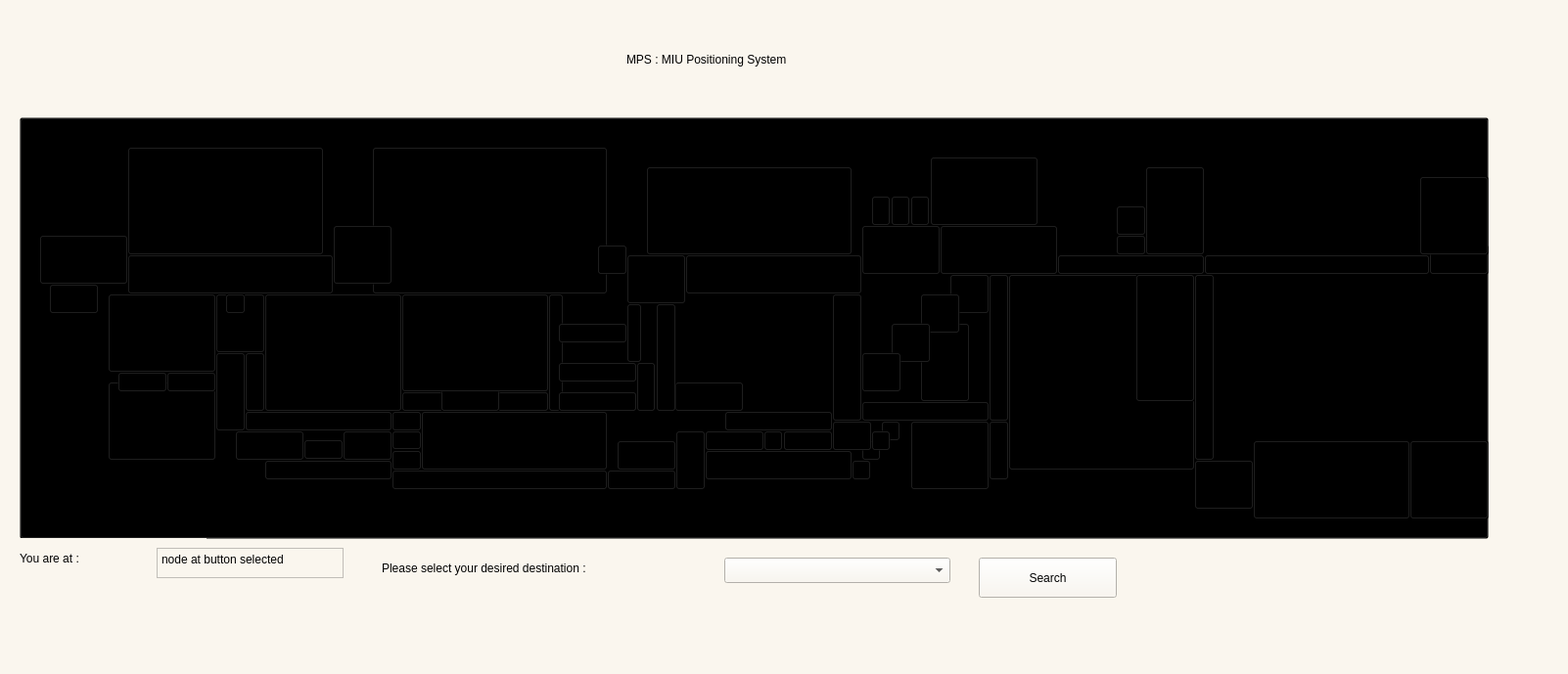
<?xml version="1.0" encoding="UTF-8"?>
<ui version="4.0">
 <class>MainMap</class>
 <widget class="QMainWindow" name="MainMap">
  <property name="geometry">
   <rect>
    <x>0</x>
    <y>0</y>
    <width>1602</width>
    <height>689</height>
   </rect>
  </property>
  <property name="sizePolicy">
   <sizepolicy hsizetype="Fixed" vsizetype="Fixed">
    <horstretch>0</horstretch>
    <verstretch>0</verstretch>
   </sizepolicy>
  </property>
  <property name="windowTitle">
   <string>MainMap</string>
  </property>
  <property name="windowIcon">
   <iconset>
    <normaloff>logo-miu.png</normaloff>logo-miu.png</iconset>
  </property>
  <property name="styleSheet">
   <string notr="true">background-color: rgb(250, 246, 238);</string>
  </property>
  <widget class="QWidget" name="centralwidget">
   <widget class="QPushButton" name="p1_9">
    <property name="geometry">
     <rect>
      <x>740</x>
      <y>420</y>
      <width>111</width>
      <height>21</height>
     </rect>
    </property>
    <property name="styleSheet">
     <string notr="true">QPushButton{background:transparent;}</string>
    </property>
    <property name="text">
     <string/>
    </property>
   </widget>
   <widget class="QPushButton" name="Cinnabon">
    <property name="geometry">
     <rect>
      <x>900</x>
      <y>430</y>
      <width>20</width>
      <height>21</height>
     </rect>
    </property>
    <property name="styleSheet">
     <string notr="true">QPushButton{background:transparent;}</string>
    </property>
    <property name="text">
     <string/>
    </property>
   </widget>
   <widget class="QPushButton" name="p1_0">
    <property name="geometry">
     <rect>
      <x>940</x>
      <y>330</y>
      <width>51</width>
      <height>81</height>
     </rect>
    </property>
    <property name="styleSheet">
     <string notr="true">QPushButton{background:transparent;}</string>
    </property>
    <property name="text">
     <string/>
    </property>
   </widget>
   <widget class="QPushButton" name="CoffeeBoy">
    <property name="geometry">
     <rect>
      <x>930</x>
      <y>200</y>
      <width>20</width>
      <height>31</height>
     </rect>
    </property>
    <property name="styleSheet">
     <string notr="true">QPushButton{background:transparent;}</string>
    </property>
    <property name="text">
     <string/>
    </property>
   </widget>
   <widget class="QPushButton" name="Exit">
    <property name="geometry">
     <rect>
      <x>1460</x>
      <y>250</y>
      <width>61</width>
      <height>31</height>
     </rect>
    </property>
    <property name="styleSheet">
     <string notr="true">QPushButton{background:transparent;}</string>
    </property>
    <property name="text">
     <string/>
    </property>
   </widget>
   <widget class="QPushButton" name="p5_0">
    <property name="geometry">
     <rect>
      <x>1140</x>
      <y>240</y>
      <width>31</width>
      <height>21</height>
     </rect>
    </property>
    <property name="styleSheet">
     <string notr="true">QPushButton{background:transparent;}</string>
    </property>
    <property name="text">
     <string/>
    </property>
   </widget>
   <widget class="QPushButton" name="Pharamacy">
    <property name="geometry">
     <rect>
      <x>660</x>
      <y>170</y>
      <width>211</width>
      <height>91</height>
     </rect>
    </property>
    <property name="styleSheet">
     <string notr="true">QPushButton{background:transparent;}</string>
    </property>
    <property name="text">
     <string/>
    </property>
   </widget>
   <widget class="QPushButton" name="OpposeMain">
    <property name="geometry">
     <rect>
      <x>1170</x>
      <y>170</y>
      <width>61</width>
      <height>91</height>
     </rect>
    </property>
    <property name="styleSheet">
     <string notr="true">QPushButton{background:transparent;}</string>
    </property>
    <property name="text">
     <string/>
    </property>
   </widget>
   <widget class="QPushButton" name="Shabrawy">
    <property name="geometry">
     <rect>
      <x>890</x>
      <y>200</y>
      <width>20</width>
      <height>31</height>
     </rect>
    </property>
    <property name="styleSheet">
     <string notr="true">QPushButton{background:transparent;}</string>
    </property>
    <property name="text">
     <string/>
    </property>
   </widget>
   <widget class="QPushButton" name="N_">
    <property name="geometry">
     <rect>
      <x>430</x>
      <y>420</y>
      <width>191</width>
      <height>61</height>
     </rect>
    </property>
    <property name="styleSheet">
     <string notr="true">QPushButton{background:transparent;}</string>
    </property>
    <property name="text">
     <string/>
    </property>
   </widget>
   <widget class="QPushButton" name="p3_0">
    <property name="geometry">
     <rect>
      <x>650</x>
      <y>370</y>
      <width>20</width>
      <height>51</height>
     </rect>
    </property>
    <property name="styleSheet">
     <string notr="true">QPushButton{background:transparent;}</string>
    </property>
    <property name="text">
     <string/>
    </property>
   </widget>
   <widget class="QPushButton" name="K_">
    <property name="geometry">
     <rect>
      <x>950</x>
      <y>160</y>
      <width>111</width>
      <height>71</height>
     </rect>
    </property>
    <property name="styleSheet">
     <string notr="true">QPushButton{background:transparent;}</string>
    </property>
    <property name="text">
     <string/>
    </property>
   </widget>
   <widget class="QPushButton" name="Entry">
    <property name="geometry">
     <rect>
      <x>1450</x>
      <y>180</y>
      <width>71</width>
      <height>81</height>
     </rect>
    </property>
    <property name="styleSheet">
     <string notr="true">QPushButton{background:transparent;}</string>
    </property>
    <property name="text">
     <string/>
    </property>
   </widget>
   <widget class="QPushButton" name="Booth">
    <property name="geometry">
     <rect>
      <x>880</x>
      <y>450</y>
      <width>20</width>
      <height>21</height>
     </rect>
    </property>
    <property name="styleSheet">
     <string notr="true">QPushButton{background:transparent;}</string>
    </property>
    <property name="text">
     <string/>
    </property>
   </widget>
   <widget class="QPushButton" name="p2_4">
    <property name="geometry">
     <rect>
      <x>689</x>
      <y>390</y>
      <width>71</width>
      <height>31</height>
     </rect>
    </property>
    <property name="styleSheet">
     <string notr="true">QPushButton{background:transparent;}</string>
    </property>
    <property name="text">
     <string/>
    </property>
   </widget>
   <widget class="QPushButton" name="p9">
    <property name="geometry">
     <rect>
      <x>1010</x>
      <y>430</y>
      <width>21</width>
      <height>61</height>
     </rect>
    </property>
    <property name="styleSheet">
     <string notr="true">QPushButton{background:transparent;}</string>
    </property>
    <property name="text">
     <string/>
    </property>
   </widget>
   <widget class="QPushButton" name="Main">
    <property name="geometry">
     <rect>
      <x>1030</x>
      <y>280</y>
      <width>191</width>
      <height>201</height>
     </rect>
    </property>
    <property name="styleSheet">
     <string notr="true">QPushButton{background:transparent;}</string>
    </property>
    <property name="text">
     <string/>
    </property>
   </widget>
   <widget class="QPushButton" name="sideMain">
    <property name="geometry">
     <rect>
      <x>930</x>
      <y>430</y>
      <width>81</width>
      <height>71</height>
     </rect>
    </property>
    <property name="styleSheet">
     <string notr="true">QPushButton{background:transparent;}</string>
    </property>
    <property name="text">
     <string/>
    </property>
   </widget>
   <widget class="QPushButton" name="TBS">
    <property name="geometry">
     <rect>
      <x>890</x>
      <y>440</y>
      <width>20</width>
      <height>21</height>
     </rect>
    </property>
    <property name="styleSheet">
     <string notr="true">QPushButton{background:transparent;}</string>
    </property>
    <property name="text">
     <string/>
    </property>
   </widget>
   <widget class="QPushButton" name="p1_5">
    <property name="geometry">
     <rect>
      <x>880</x>
      <y>410</y>
      <width>131</width>
      <height>21</height>
     </rect>
    </property>
    <property name="styleSheet">
     <string notr="true">QPushButton{background:transparent;}</string>
    </property>
    <property name="text">
     <string/>
    </property>
   </widget>
   <widget class="QPushButton" name="StaffEntry">
    <property name="geometry">
     <rect>
      <x>1440</x>
      <y>450</y>
      <width>81</width>
      <height>81</height>
     </rect>
    </property>
    <property name="styleSheet">
     <string notr="true">QPushButton{background:transparent;}</string>
    </property>
    <property name="text">
     <string/>
    </property>
   </widget>
   <widget class="QPushButton" name="p1_8">
    <property name="geometry">
     <rect>
      <x>640</x>
      <y>260</y>
      <width>61</width>
      <height>51</height>
     </rect>
    </property>
    <property name="styleSheet">
     <string notr="true">QPushButton{background:transparent;}</string>
    </property>
    <property name="text">
     <string/>
    </property>
   </widget>
   <widget class="QPushButton" name="R2GO">
    <property name="geometry">
     <rect>
      <x>1140</x>
      <y>210</y>
      <width>31</width>
      <height>31</height>
     </rect>
    </property>
    <property name="styleSheet">
     <string notr="true">QPushButton{background:transparent;}</string>
    </property>
    <property name="text">
     <string/>
    </property>
   </widget>
   <widget class="QPushButton" name="Reception">
    <property name="geometry">
     <rect>
      <x>1160</x>
      <y>280</y>
      <width>61</width>
      <height>131</height>
     </rect>
    </property>
    <property name="styleSheet">
     <string notr="true">QPushButton{background:transparent;}</string>
    </property>
    <property name="text">
     <string/>
    </property>
   </widget>
   <widget class="QPushButton" name="Manousha">
    <property name="geometry">
     <rect>
      <x>910</x>
      <y>200</y>
      <width>20</width>
      <height>31</height>
     </rect>
    </property>
    <property name="styleSheet">
     <string notr="true">QPushButton{background:transparent;}</string>
    </property>
    <property name="text">
     <string/>
    </property>
   </widget>
   <widget class="QPushButton" name="Mosque">
    <property name="geometry">
     <rect>
      <x>630</x>
      <y>450</y>
      <width>61</width>
      <height>31</height>
     </rect>
    </property>
    <property name="styleSheet">
     <string notr="true">QPushButton{background:transparent;}</string>
    </property>
    <property name="text">
     <string/>
    </property>
   </widget>
   <widget class="QPushButton" name="Faraghly">
    <property name="geometry">
     <rect>
      <x>870</x>
      <y>470</y>
      <width>20</width>
      <height>21</height>
     </rect>
    </property>
    <property name="styleSheet">
     <string notr="true">QPushButton{background:transparent;}</string>
    </property>
    <property name="text">
     <string/>
    </property>
   </widget>
   <widget class="QPushButton" name="p1_1">
    <property name="geometry">
     <rect>
      <x>970</x>
      <y>280</y>
      <width>41</width>
      <height>41</height>
     </rect>
    </property>
    <property name="styleSheet">
     <string notr="true">QPushButton{background:transparent;}</string>
    </property>
    <property name="text">
     <string/>
    </property>
   </widget>
   <widget class="QPushButton" name="p3_5">
    <property name="geometry">
     <rect>
      <x>560</x>
      <y>300</y>
      <width>16</width>
      <height>121</height>
     </rect>
    </property>
    <property name="styleSheet">
     <string notr="true">QPushButton{background:transparent;}</string>
    </property>
    <property name="text">
     <string/>
    </property>
   </widget>
   <widget class="QPushButton" name="S_">
    <property name="geometry">
     <rect>
      <x>380</x>
      <y>150</y>
      <width>241</width>
      <height>151</height>
     </rect>
    </property>
    <property name="styleSheet">
     <string notr="true">QPushButton{background:transparent;}</string>
    </property>
    <property name="text">
     <string/>
    </property>
   </widget>
   <widget class="QPushButton" name="MiniMarket">
    <property name="geometry">
     <rect>
      <x>610</x>
      <y>250</y>
      <width>31</width>
      <height>31</height>
     </rect>
    </property>
    <property name="styleSheet">
     <string notr="true">QPushButton{background:transparent;}</string>
    </property>
    <property name="text">
     <string/>
    </property>
   </widget>
   <widget class="QPushButton" name="p3_4">
    <property name="geometry">
     <rect>
      <x>570</x>
      <y>400</y>
      <width>81</width>
      <height>21</height>
     </rect>
    </property>
    <property name="styleSheet">
     <string notr="true">QPushButton{background:transparent;}</string>
    </property>
    <property name="text">
     <string/>
    </property>
   </widget>
   <widget class="QPushButton" name="p3_7">
    <property name="geometry">
     <rect>
      <x>410</x>
      <y>400</y>
      <width>151</width>
      <height>21</height>
     </rect>
    </property>
    <property name="styleSheet">
     <string notr="true">QPushButton{background:transparent;}</string>
    </property>
    <property name="text">
     <string/>
    </property>
   </widget>
   <widget class="QPushButton" name="p3_6">
    <property name="geometry">
     <rect>
      <x>410</x>
      <y>300</y>
      <width>151</width>
      <height>101</height>
     </rect>
    </property>
    <property name="styleSheet">
     <string notr="true">QPushButton{background:transparent;}</string>
    </property>
    <property name="text">
     <string/>
    </property>
   </widget>
   <widget class="QPushButton" name="p3_2">
    <property name="geometry">
     <rect>
      <x>570</x>
      <y>330</y>
      <width>71</width>
      <height>21</height>
     </rect>
    </property>
    <property name="styleSheet">
     <string notr="true">QPushButton{background:transparent;}</string>
    </property>
    <property name="text">
     <string/>
    </property>
   </widget>
   <widget class="QPushButton" name="p3_3">
    <property name="geometry">
     <rect>
      <x>570</x>
      <y>370</y>
      <width>81</width>
      <height>21</height>
     </rect>
    </property>
    <property name="styleSheet">
     <string notr="true">QPushButton{background:transparent;}</string>
    </property>
    <property name="text">
     <string/>
    </property>
   </widget>
   <widget class="QPushButton" name="SideS">
    <property name="geometry">
     <rect>
      <x>340</x>
      <y>230</y>
      <width>61</width>
      <height>61</height>
     </rect>
    </property>
    <property name="styleSheet">
     <string notr="true">QPushButton{background:transparent;}</string>
    </property>
    <property name="text">
     <string/>
    </property>
   </widget>
   <widget class="QPushButton" name="R_">
    <property name="geometry">
     <rect>
      <x>130</x>
      <y>150</y>
      <width>201</width>
      <height>111</height>
     </rect>
    </property>
    <property name="styleSheet">
     <string notr="true">QPushButton{background:transparent;}</string>
    </property>
    <property name="text">
     <string/>
    </property>
   </widget>
   <widget class="QPushButton" name="BatatesandZalabya">
    <property name="geometry">
     <rect>
      <x>400</x>
      <y>440</y>
      <width>31</width>
      <height>20</height>
     </rect>
    </property>
    <property name="styleSheet">
     <string notr="true">QPushButton{background:transparent;}</string>
    </property>
    <property name="text">
     <string/>
    </property>
   </widget>
   <widget class="QPushButton" name="Sbarro">
    <property name="geometry">
     <rect>
      <x>310</x>
      <y>449</y>
      <width>41</width>
      <height>21</height>
     </rect>
    </property>
    <property name="styleSheet">
     <string notr="true">QPushButton{background:transparent;}</string>
    </property>
    <property name="text">
     <string/>
    </property>
   </widget>
   <widget class="QPushButton" name="FootballField">
    <property name="geometry">
     <rect>
      <x>110</x>
      <y>300</y>
      <width>111</width>
      <height>81</height>
     </rect>
    </property>
    <property name="styleSheet">
     <string notr="true">QPushButton{background:transparent;}</string>
    </property>
    <property name="text">
     <string/>
    </property>
   </widget>
   <widget class="QPushButton" name="BasketBallCourt">
    <property name="geometry">
     <rect>
      <x>110</x>
      <y>390</y>
      <width>111</width>
      <height>81</height>
     </rect>
    </property>
    <property name="styleSheet">
     <string notr="true">QPushButton{background:transparent;}</string>
    </property>
    <property name="text">
     <string/>
    </property>
   </widget>
   <widget class="QPushButton" name="Clinic">
    <property name="geometry">
     <rect>
      <x>50</x>
      <y>290</y>
      <width>51</width>
      <height>31</height>
     </rect>
    </property>
    <property name="styleSheet">
     <string notr="true">QPushButton{background:transparent;}</string>
    </property>
    <property name="text">
     <string/>
    </property>
   </widget>
   <widget class="QPushButton" name="p3_8">
    <property name="geometry">
     <rect>
      <x>270</x>
      <y>300</y>
      <width>141</width>
      <height>121</height>
     </rect>
    </property>
    <property name="styleSheet">
     <string notr="true">QPushButton{background:transparent;}</string>
    </property>
    <property name="text">
     <string/>
    </property>
   </widget>
   <widget class="QPushButton" name="p3_9">
    <property name="geometry">
     <rect>
      <x>400</x>
      <y>420</y>
      <width>31</width>
      <height>21</height>
     </rect>
    </property>
    <property name="styleSheet">
     <string notr="true">QPushButton{background:transparent;}</string>
    </property>
    <property name="text">
     <string/>
    </property>
   </widget>
   <widget class="QPushButton" name="p4_4">
    <property name="geometry">
     <rect>
      <x>170</x>
      <y>380</y>
      <width>51</width>
      <height>21</height>
     </rect>
    </property>
    <property name="styleSheet">
     <string notr="true">QPushButton{background:transparent;}</string>
    </property>
    <property name="text">
     <string/>
    </property>
   </widget>
   <widget class="QPushButton" name="p4_5">
    <property name="geometry">
     <rect>
      <x>120</x>
      <y>380</y>
      <width>51</width>
      <height>21</height>
     </rect>
    </property>
    <property name="styleSheet">
     <string notr="true">QPushButton{background:transparent;}</string>
    </property>
    <property name="text">
     <string/>
    </property>
   </widget>
   <widget class="QPushButton" name="p4_1">
    <property name="geometry">
     <rect>
      <x>350</x>
      <y>440</y>
      <width>51</width>
      <height>31</height>
     </rect>
    </property>
    <property name="styleSheet">
     <string notr="true">QPushButton{background:transparent;}</string>
    </property>
    <property name="text">
     <string/>
    </property>
   </widget>
   <widget class="QPushButton" name="p2_8">
    <property name="geometry">
     <rect>
      <x>400</x>
      <y>460</y>
      <width>31</width>
      <height>21</height>
     </rect>
    </property>
    <property name="styleSheet">
     <string notr="true">QPushButton{background:transparent;}</string>
    </property>
    <property name="text">
     <string/>
    </property>
   </widget>
   <widget class="QPushButton" name="p2_7">
    <property name="geometry">
     <rect>
      <x>270</x>
      <y>470</y>
      <width>131</width>
      <height>21</height>
     </rect>
    </property>
    <property name="styleSheet">
     <string notr="true">QPushButton{background:transparent;}</string>
    </property>
    <property name="text">
     <string/>
    </property>
   </widget>
   <widget class="QPushButton" name="p3_1">
    <property name="geometry">
     <rect>
      <x>640</x>
      <y>310</y>
      <width>16</width>
      <height>61</height>
     </rect>
    </property>
    <property name="styleSheet">
     <string notr="true">QPushButton{background:transparent;}</string>
    </property>
    <property name="text">
     <string/>
    </property>
   </widget>
   <widget class="QPushButton" name="LaFraise">
    <property name="geometry">
     <rect>
      <x>780</x>
      <y>440</y>
      <width>20</width>
      <height>21</height>
     </rect>
    </property>
    <property name="styleSheet">
     <string notr="true">QPushButton{background:transparent;}</string>
    </property>
    <property name="text">
     <string/>
    </property>
   </widget>
   <widget class="QPushButton" name="p1">
    <property name="geometry">
     <rect>
      <x>1230</x>
      <y>260</y>
      <width>231</width>
      <height>21</height>
     </rect>
    </property>
    <property name="styleSheet">
     <string notr="true">QPushButton{background:transparent;}</string>
    </property>
    <property name="text">
     <string/>
    </property>
   </widget>
   <widget class="QPushButton" name="p2">
    <property name="geometry">
     <rect>
      <x>1280</x>
      <y>450</y>
      <width>161</width>
      <height>81</height>
     </rect>
    </property>
    <property name="styleSheet">
     <string notr="true">QPushButton{background:transparent;}</string>
    </property>
    <property name="text">
     <string/>
    </property>
   </widget>
   <widget class="QPushButton" name="p5">
    <property name="geometry">
     <rect>
      <x>1080</x>
      <y>260</y>
      <width>151</width>
      <height>21</height>
     </rect>
    </property>
    <property name="styleSheet">
     <string notr="true">QPushButton{background:transparent;}</string>
    </property>
    <property name="text">
     <string/>
    </property>
   </widget>
   <widget class="QPushButton" name="p6">
    <property name="geometry">
     <rect>
      <x>960</x>
      <y>230</y>
      <width>121</width>
      <height>51</height>
     </rect>
    </property>
    <property name="styleSheet">
     <string notr="true">QPushButton{background:transparent;}</string>
    </property>
    <property name="text">
     <string/>
    </property>
   </widget>
   <widget class="QPushButton" name="p4">
    <property name="geometry">
     <rect>
      <x>1220</x>
      <y>280</y>
      <width>21</width>
      <height>191</height>
     </rect>
    </property>
    <property name="styleSheet">
     <string notr="true">QPushButton{background:transparent;}</string>
    </property>
    <property name="text">
     <string/>
    </property>
   </widget>
   <widget class="QPushButton" name="p7">
    <property name="geometry">
     <rect>
      <x>880</x>
      <y>230</y>
      <width>81</width>
      <height>51</height>
     </rect>
    </property>
    <property name="styleSheet">
     <string notr="true">QPushButton{background:transparent;}</string>
    </property>
    <property name="text">
     <string/>
    </property>
   </widget>
   <widget class="QPushButton" name="p8">
    <property name="geometry">
     <rect>
      <x>1010</x>
      <y>280</y>
      <width>21</width>
      <height>151</height>
     </rect>
    </property>
    <property name="styleSheet">
     <string notr="true">QPushButton{background:transparent;}</string>
    </property>
    <property name="text">
     <string/>
    </property>
   </widget>
   <widget class="QPushButton" name="p1_2">
    <property name="geometry">
     <rect>
      <x>940</x>
      <y>300</y>
      <width>41</width>
      <height>41</height>
     </rect>
    </property>
    <property name="styleSheet">
     <string notr="true">QPushButton{background:transparent;}</string>
    </property>
    <property name="text">
     <string/>
    </property>
   </widget>
   <widget class="QPushButton" name="p1_3">
    <property name="geometry">
     <rect>
      <x>910</x>
      <y>330</y>
      <width>41</width>
      <height>41</height>
     </rect>
    </property>
    <property name="styleSheet">
     <string notr="true">QPushButton{background:transparent;}</string>
    </property>
    <property name="text">
     <string/>
    </property>
   </widget>
   <widget class="QPushButton" name="p1_4">
    <property name="geometry">
     <rect>
      <x>880</x>
      <y>360</y>
      <width>41</width>
      <height>41</height>
     </rect>
    </property>
    <property name="styleSheet">
     <string notr="true">QPushButton{background:transparent;}</string>
    </property>
    <property name="text">
     <string/>
    </property>
   </widget>
   <widget class="QPushButton" name="p1_6">
    <property name="geometry">
     <rect>
      <x>850</x>
      <y>300</y>
      <width>31</width>
      <height>131</height>
     </rect>
    </property>
    <property name="styleSheet">
     <string notr="true">QPushButton{background:transparent;}</string>
    </property>
    <property name="text">
     <string/>
    </property>
   </widget>
   <widget class="QPushButton" name="p1_7">
    <property name="geometry">
     <rect>
      <x>700</x>
      <y>260</y>
      <width>181</width>
      <height>41</height>
     </rect>
    </property>
    <property name="styleSheet">
     <string notr="true">QPushButton{background:transparent;}</string>
    </property>
    <property name="text">
     <string/>
    </property>
   </widget>
   <widget class="QPushButton" name="p3">
    <property name="geometry">
     <rect>
      <x>1220</x>
      <y>470</y>
      <width>61</width>
      <height>51</height>
     </rect>
    </property>
    <property name="styleSheet">
     <string notr="true">QPushButton{background:transparent;}</string>
    </property>
    <property name="text">
     <string/>
    </property>
   </widget>
   <widget class="QPushButton" name="p2_0">
    <property name="geometry">
     <rect>
      <x>850</x>
      <y>430</y>
      <width>41</width>
      <height>31</height>
     </rect>
    </property>
    <property name="styleSheet">
     <string notr="true">QPushButton{background:transparent;}</string>
    </property>
    <property name="text">
     <string/>
    </property>
   </widget>
   <widget class="QPushButton" name="p2_1">
    <property name="geometry">
     <rect>
      <x>720</x>
      <y>460</y>
      <width>151</width>
      <height>31</height>
     </rect>
    </property>
    <property name="styleSheet">
     <string notr="true">QPushButton{background:transparent;}</string>
    </property>
    <property name="text">
     <string/>
    </property>
   </widget>
   <widget class="QPushButton" name="p2_2">
    <property name="geometry">
     <rect>
      <x>720</x>
      <y>440</y>
      <width>61</width>
      <height>21</height>
     </rect>
    </property>
    <property name="styleSheet">
     <string notr="true">QPushButton{background:transparent;}</string>
    </property>
    <property name="text">
     <string/>
    </property>
   </widget>
   <widget class="QPushButton" name="p2_3">
    <property name="geometry">
     <rect>
      <x>690</x>
      <y>440</y>
      <width>31</width>
      <height>61</height>
     </rect>
    </property>
    <property name="styleSheet">
     <string notr="true">QPushButton{background:transparent;}</string>
    </property>
    <property name="text">
     <string/>
    </property>
   </widget>
   <widget class="QPushButton" name="p2_6">
    <property name="geometry">
     <rect>
      <x>400</x>
      <y>480</y>
      <width>221</width>
      <height>21</height>
     </rect>
    </property>
    <property name="styleSheet">
     <string notr="true">QPushButton{background:transparent;}</string>
    </property>
    <property name="text">
     <string/>
    </property>
   </widget>
   <widget class="QPushButton" name="p2_5">
    <property name="geometry">
     <rect>
      <x>620</x>
      <y>480</y>
      <width>71</width>
      <height>21</height>
     </rect>
    </property>
    <property name="styleSheet">
     <string notr="true">QPushButton{background:transparent;}</string>
    </property>
    <property name="text">
     <string/>
    </property>
   </widget>
   <widget class="QPushButton" name="p2_9">
    <property name="geometry">
     <rect>
      <x>670</x>
      <y>310</y>
      <width>21</width>
      <height>111</height>
     </rect>
    </property>
    <property name="styleSheet">
     <string notr="true">QPushButton{background:transparent;}</string>
    </property>
    <property name="text">
     <string/>
    </property>
   </widget>
   <widget class="QPushButton" name="p4_0">
    <property name="geometry">
     <rect>
      <x>250</x>
      <y>420</y>
      <width>151</width>
      <height>21</height>
     </rect>
    </property>
    <property name="styleSheet">
     <string notr="true">QPushButton{background:transparent;}</string>
    </property>
    <property name="text">
     <string/>
    </property>
   </widget>
   <widget class="QPushButton" name="p4_2">
    <property name="geometry">
     <rect>
      <x>240</x>
      <y>440</y>
      <width>71</width>
      <height>31</height>
     </rect>
    </property>
    <property name="styleSheet">
     <string notr="true">QPushButton{background:transparent;}</string>
    </property>
    <property name="text">
     <string/>
    </property>
   </widget>
   <widget class="QPushButton" name="p4_3">
    <property name="geometry">
     <rect>
      <x>220</x>
      <y>360</y>
      <width>31</width>
      <height>81</height>
     </rect>
    </property>
    <property name="styleSheet">
     <string notr="true">QPushButton{background:transparent;}</string>
    </property>
    <property name="text">
     <string/>
    </property>
   </widget>
   <widget class="QPushButton" name="p4_6">
    <property name="geometry">
     <rect>
      <x>220</x>
      <y>300</y>
      <width>51</width>
      <height>61</height>
     </rect>
    </property>
    <property name="styleSheet">
     <string notr="true">QPushButton{background:transparent;}</string>
    </property>
    <property name="text">
     <string/>
    </property>
   </widget>
   <widget class="QPushButton" name="p4_7">
    <property name="geometry">
     <rect>
      <x>250</x>
      <y>360</y>
      <width>21</width>
      <height>61</height>
     </rect>
    </property>
    <property name="styleSheet">
     <string notr="true">QPushButton{background:transparent;}</string>
    </property>
    <property name="text">
     <string/>
    </property>
   </widget>
   <widget class="QPushButton" name="p4_8">
    <property name="geometry">
     <rect>
      <x>130</x>
      <y>260</y>
      <width>211</width>
      <height>41</height>
     </rect>
    </property>
    <property name="styleSheet">
     <string notr="true">QPushButton{background:transparent;}</string>
    </property>
    <property name="text">
     <string/>
    </property>
   </widget>
   <widget class="QPushButton" name="p4_9">
    <property name="geometry">
     <rect>
      <x>40</x>
      <y>240</y>
      <width>91</width>
      <height>51</height>
     </rect>
    </property>
    <property name="styleSheet">
     <string notr="true">QPushButton{background:transparent;}</string>
    </property>
    <property name="text">
     <string/>
    </property>
   </widget>
   <widget class="QPushButton" name="p5_1">
    <property name="geometry">
     <rect>
      <x>800</x>
      <y>440</y>
      <width>51</width>
      <height>21</height>
     </rect>
    </property>
    <property name="styleSheet">
     <string notr="true">QPushButton{background:transparent;}</string>
    </property>
    <property name="text">
     <string/>
    </property>
   </widget>
   <widget class="QLabel" name="label">
    <property name="geometry">
     <rect>
      <x>640</x>
      <y>40</y>
      <width>361</width>
      <height>41</height>
     </rect>
    </property>
    <property name="styleSheet">
     <string notr="true">font: 18pt &quot;Agency FB&quot;;
color: rgb(0, 0, 0);
background-color: rgb(250, 246, 238);</string>
    </property>
    <property name="text">
     <string>MPS : MIU Positioning System</string>
    </property>
   </widget>
   <widget class="QLabel" name="label_2">
    <property name="geometry">
     <rect>
      <x>20</x>
      <y>550</y>
      <width>191</width>
      <height>41</height>
     </rect>
    </property>
    <property name="styleSheet">
     <string notr="true">font: 18pt &quot;Agency FB&quot;;</string>
    </property>
    <property name="text">
     <string>You are at :</string>
    </property>
    <property name="scaledContents">
     <bool>true</bool>
    </property>
   </widget>
   <widget class="QPlainTextEdit" name="START">
    <property name="geometry">
     <rect>
      <x>160</x>
      <y>560</y>
      <width>191</width>
      <height>31</height>
     </rect>
    </property>
    <property name="styleSheet">
     <string notr="true">font: italic 11pt &quot;Bell MT&quot;;</string>
    </property>
    <property name="readOnly">
     <bool>false</bool>
    </property>
    <property name="plainText">
     <string>node at button selected</string>
    </property>
    <property name="overwriteMode">
     <bool>false</bool>
    </property>
   </widget>
   <widget class="QLabel" name="label_3">
    <property name="geometry">
     <rect>
      <x>390</x>
      <y>560</y>
      <width>361</width>
      <height>41</height>
     </rect>
    </property>
    <property name="styleSheet">
     <string notr="true">font: 18pt &quot;Agency FB&quot;;</string>
    </property>
    <property name="text">
     <string>Please select your desired destination :</string>
    </property>
   </widget>
   <widget class="QLabel" name="label_4">
    <property name="geometry">
     <rect>
      <x>1160</x>
      <y>580</y>
      <width>431</width>
      <height>61</height>
     </rect>
    </property>
    <property name="styleSheet">
     <string notr="true">font: 18pt &quot;Agency FB&quot;;</string>
    </property>
    <property name="text">
     <string/>
    </property>
    <property name="textFormat">
     <enum>Qt::PlainText</enum>
    </property>
   </widget>
   <widget class="QPushButton" name="Gyro">
    <property name="geometry">
     <rect>
      <x>230</x>
      <y>300</y>
      <width>21</width>
      <height>21</height>
     </rect>
    </property>
    <property name="styleSheet">
     <string notr="true">QPushButton{background:transparent;}</string>
    </property>
    <property name="text">
     <string/>
    </property>
   </widget>
   <widget class="QPushButton" name="pushButton">
    <property name="geometry">
     <rect>
      <x>1000</x>
      <y>570</y>
      <width>141</width>
      <height>41</height>
     </rect>
    </property>
    <property name="styleSheet">
     <string notr="true">font: 18pt &quot;Agency FB&quot;;</string>
    </property>
    <property name="text">
     <string>Search</string>
    </property>
   </widget>
   <widget class="QLabel" name="WelcomeTag">
    <property name="geometry">
     <rect>
      <x>50</x>
      <y>30</y>
      <width>471</width>
      <height>61</height>
     </rect>
    </property>
    <property name="font">
     <font>
      <family>Agency FB</family>
      <pointsize>18</pointsize>
      <italic>false</italic>
      <bold>false</bold>
     </font>
    </property>
    <property name="styleSheet">
     <string notr="true">font: 18pt &quot;Agency FB&quot;;
color: rgb(0, 0, 0);
background-color: rgb(250, 246, 238);</string>
    </property>
    <property name="text">
     <string/>
    </property>
    <property name="wordWrap">
     <bool>true</bool>
    </property>
   </widget>
   <widget class="QLabel" name="label_5">
    <property name="geometry">
     <rect>
      <x>20</x>
      <y>120</y>
      <width>1491</width>
      <height>431</height>
     </rect>
    </property>
    <property name="focusPolicy">
     <enum>Qt::NoFocus</enum>
    </property>
    <property name="autoFillBackground">
     <bool>false</bool>
    </property>
    <property name="text">
     <string/>
    </property>
    <property name="pixmap">
     <pixmap resource="Pics.qrc">:/Images/map.jpg</pixmap>
    </property>
    <property name="scaledContents">
     <bool>true</bool>
    </property>
   </widget>
   <widget class="QPushButton" name="p5_2">
    <property name="geometry">
     <rect>
      <x>450</x>
      <y>300</y>
      <width>61</width>
      <height>121</height>
     </rect>
    </property>
    <property name="styleSheet">
     <string notr="true">QPushButton{background:transparent;}</string>
    </property>
    <property name="text">
     <string/>
    </property>
   </widget>
   <widget class="QPushButton" name="out">
    <property name="geometry">
     <rect>
      <x>20</x>
      <y>120</y>
      <width>1501</width>
      <height>431</height>
     </rect>
    </property>
    <property name="styleSheet">
     <string notr="true">QPushButton{background:transparent;}</string>
    </property>
    <property name="text">
     <string/>
    </property>
   </widget>
   <widget class="QComboBox" name="comboBox">
    <property name="geometry">
     <rect>
      <x>740</x>
      <y>570</y>
      <width>231</width>
      <height>26</height>
     </rect>
    </property>
    <property name="styleSheet">
     <string notr="true">font: italic 11pt &quot;Bell MT&quot;;</string>
    </property>
   </widget>
   <zorder>label_3</zorder>
   <zorder>comboBox</zorder>
   <zorder>label_5</zorder>
   <zorder>out</zorder>
   <zorder>p1_9</zorder>
   <zorder>Cinnabon</zorder>
   <zorder>p1_0</zorder>
   <zorder>CoffeeBoy</zorder>
   <zorder>Exit</zorder>
   <zorder>p5_0</zorder>
   <zorder>Pharamacy</zorder>
   <zorder>OpposeMain</zorder>
   <zorder>Shabrawy</zorder>
   <zorder>N_</zorder>
   <zorder>p3_0</zorder>
   <zorder>K_</zorder>
   <zorder>Entry</zorder>
   <zorder>Booth</zorder>
   <zorder>p2_4</zorder>
   <zorder>p9</zorder>
   <zorder>Main</zorder>
   <zorder>sideMain</zorder>
   <zorder>TBS</zorder>
   <zorder>p1_5</zorder>
   <zorder>StaffEntry</zorder>
   <zorder>p1_8</zorder>
   <zorder>R2GO</zorder>
   <zorder>Reception</zorder>
   <zorder>Manousha</zorder>
   <zorder>Mosque</zorder>
   <zorder>Faraghly</zorder>
   <zorder>p1_1</zorder>
   <zorder>p3_5</zorder>
   <zorder>S_</zorder>
   <zorder>MiniMarket</zorder>
   <zorder>p3_4</zorder>
   <zorder>p3_7</zorder>
   <zorder>p3_2</zorder>
   <zorder>p3_3</zorder>
   <zorder>SideS</zorder>
   <zorder>R_</zorder>
   <zorder>BatatesandZalabya</zorder>
   <zorder>Sbarro</zorder>
   <zorder>FootballField</zorder>
   <zorder>BasketBallCourt</zorder>
   <zorder>Clinic</zorder>
   <zorder>p3_8</zorder>
   <zorder>p3_9</zorder>
   <zorder>p4_4</zorder>
   <zorder>p4_5</zorder>
   <zorder>p4_1</zorder>
   <zorder>p2_8</zorder>
   <zorder>p2_7</zorder>
   <zorder>p3_1</zorder>
   <zorder>LaFraise</zorder>
   <zorder>p1</zorder>
   <zorder>p2</zorder>
   <zorder>p5</zorder>
   <zorder>p6</zorder>
   <zorder>p4</zorder>
   <zorder>p7</zorder>
   <zorder>p8</zorder>
   <zorder>p1_2</zorder>
   <zorder>p1_3</zorder>
   <zorder>p1_4</zorder>
   <zorder>p1_6</zorder>
   <zorder>p1_7</zorder>
   <zorder>p3</zorder>
   <zorder>p2_0</zorder>
   <zorder>p2_1</zorder>
   <zorder>p2_2</zorder>
   <zorder>p2_3</zorder>
   <zorder>p2_6</zorder>
   <zorder>p2_5</zorder>
   <zorder>p2_9</zorder>
   <zorder>p4_0</zorder>
   <zorder>p4_2</zorder>
   <zorder>p4_3</zorder>
   <zorder>p4_6</zorder>
   <zorder>p4_7</zorder>
   <zorder>p4_8</zorder>
   <zorder>p4_9</zorder>
   <zorder>p5_1</zorder>
   <zorder>label</zorder>
   <zorder>label_2</zorder>
   <zorder>START</zorder>
   <zorder>label_4</zorder>
   <zorder>Gyro</zorder>
   <zorder>pushButton</zorder>
   <zorder>WelcomeTag</zorder>
   <zorder>p5_2</zorder>
   <zorder>p3_6</zorder>
  </widget>
  <widget class="QMenuBar" name="menubar">
   <property name="geometry">
    <rect>
     <x>0</x>
     <y>0</y>
     <width>1602</width>
     <height>26</height>
    </rect>
   </property>
  </widget>
  <widget class="QStatusBar" name="statusbar"/>
 </widget>
 <resources>
  <include location="Pics.qrc"/>
 </resources>
 <connections/>
</ui>
